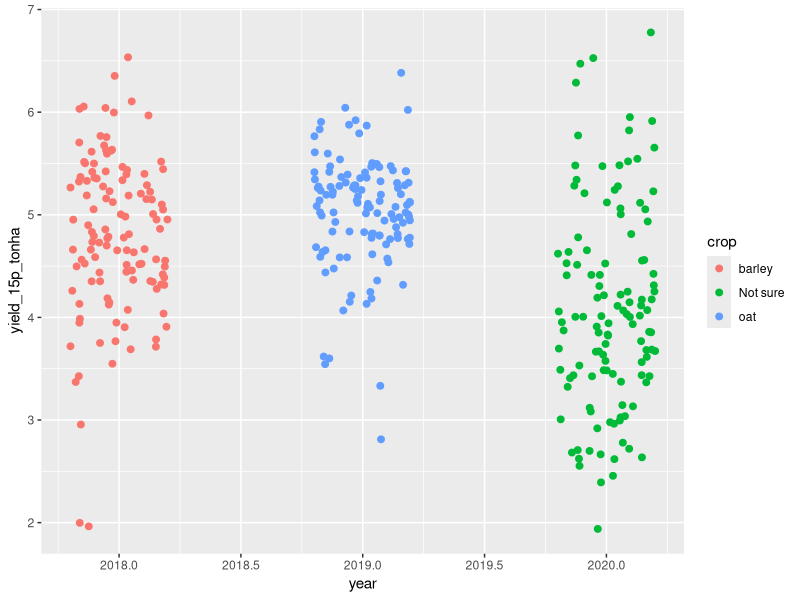

Write R code to recreate this figure. (Note: this script raises an error after producing the figure.)
# created 26/3/2024
# purpose: clean/separate Bo's CENTs data
# notes:


library(tidyverse)
library(readxl)

rm(list = ls())



# raw data ----------------------------------------------------------------

draw <- read_csv("data/raw/rd_gina-simplified.csv")



# 1. yields ---------------------------------------------------------------

d1 <-
  draw %>% 
  filter(!is.na(yield_DM)) %>% 
  select(plot_id:date2, 
         yield_dry_gm2 = yield_DM, 
         yield_15p_tonha = yield15) %>% 
  mutate(crop = case_when(
    year == 2018 ~ "barley",
    year == 2019 ~ "oat",
    year == 2020 ~ "Not sure"))

d1 %>% 
  ggplot(aes(year, yield_15p_tonha)) + 
  geom_jitter(aes(color = crop), width = 0.2, size = 2)

d1 %>% 
  select(plot_id, year, crop, date, date2, everything()) %>% 
  write_csv("data/tidy/td_yield.csv")

